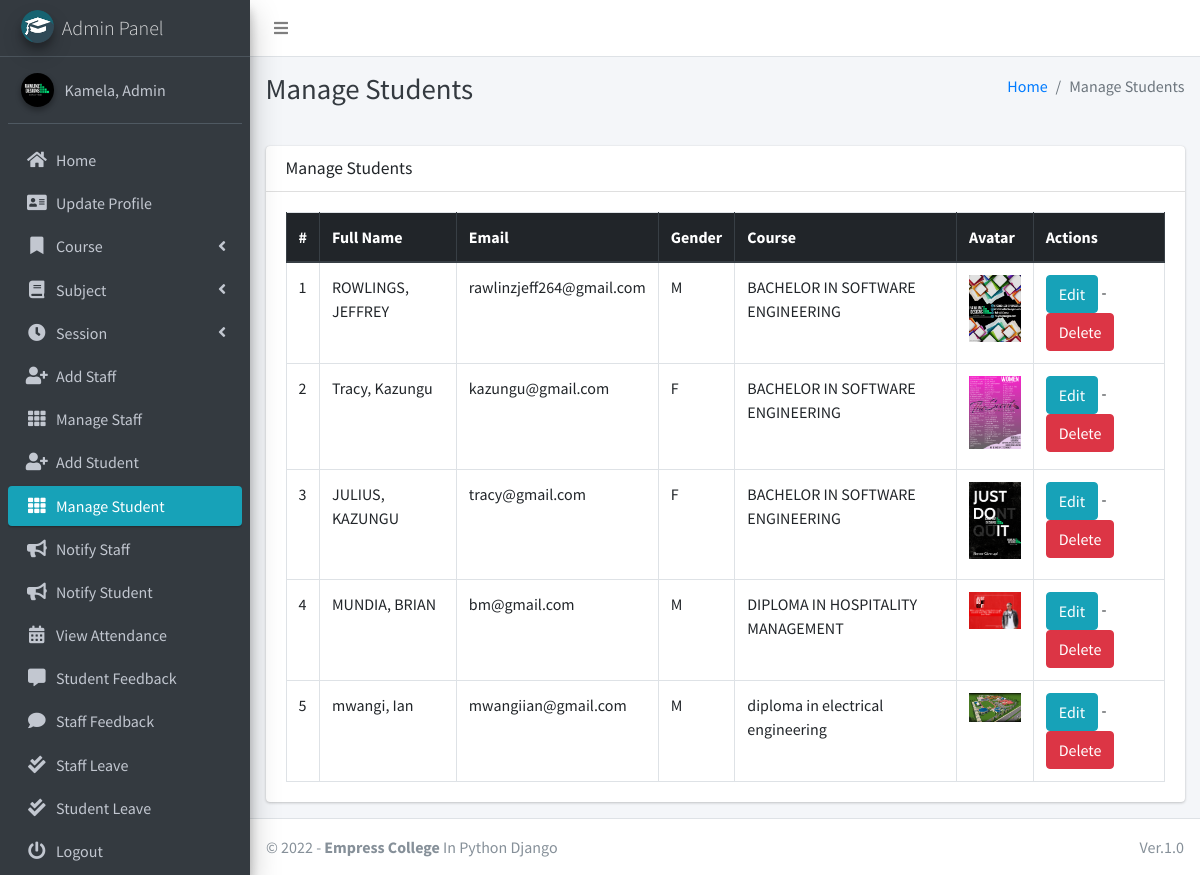
Page /student/manage/ (signed in) on the committed database.
### main_app/models.py (models this page shows, shortened)
class CustomUser(AbstractUser):
    USER_TYPE = ((1, "HOD"), (2, "Staff"), (3, "Student"))
    GENDER = [("M", "Male"), ("F", "Female")]
    username = None  # Removed username, using email instead
    email = models.EmailField(unique=True)
    user_type = models.CharField(default=1, choices=USER_TYPE, max_length=1)
    gender = models.CharField(max_length=1, choices=GENDER)
    profile_pic = models.ImageField()
    address = models.TextField()
    fcm_token = models.TextField(default="")  # For firebase notifications
    created_at = models.DateTimeField(auto_now_add=True)
    updated_at = models.DateTimeField(auto_now=True)
    USERNAME_FIELD = "email"
    REQUIRED_FIELDS = []
    objects = CustomUserManager()
    def __str__(self):
        return self.last_name + ", " + self.first_name

class Student(models.Model):
    admin = models.OneToOneField(CustomUser, on_delete=models.CASCADE)
    course = models.ForeignKey(Course, on_delete=models.DO_NOTHING, null=True, blank=False)
    session = models.ForeignKey(Session, on_delete=models.DO_NOTHING, null=True)

class Course(models.Model):
    name = models.CharField(max_length=120)
    created_at = models.DateTimeField(auto_now_add=True)
    updated_at = models.DateTimeField(auto_now=True)

### main_app/hod_views.py (the view)
# urls.py: path("student/manage/", hod_views.manage_student, name='manage_student'),
def manage_student(request):
    students = CustomUser.objects.filter(user_type=3)
    context = {
        'students': students,
        'page_title': 'Manage Students'
    }
    return render(request, "hod_template/manage_student.html", context)

### main_app/templates/hod_template/manage_student.html
{% extends 'main_app/base.html' %}
{% load static %}
{% block page_title %}{{page_title}}{% endblock page_title %}
{% block content %}
<section class="content">
    <div class="container-fluid">
        <div class="row">
            <div class="col-md-12">
                <div class="card">
                    <div class="card-header">
                        <h3 class="card-title">{{page_title}}</h3>
                    </div>
                    <div class="card-body">
                        <table id="example2" class="table table-bordered table-hover">
                            <thead class="thead-dark">
                                <tr>
                                    <th>#</th>
                                    <th>Full Name</th>
                                    <th>Email</th>
                                    <th>Gender</th>
                                    <th>Course</th>
                                    <th>Avatar</th>
                                    <th>Actions</th>
                                </tr>
                            </thead>
                            <tbody>
                                {% for student in students %}
                                <tr>
                                    <td>{{ forloop.counter }}</td>
                                    <td>{{student.last_name}}, {{student.first_name}}</td>
                                    <td>{{student.email}}</td>
                                    <td>{{student.gender}}</td>
                                    <td>{{student.student.course.name}}</td>
                                    <td>
                                        {% if student.profile_pic == ""  %}
                                        No Image
                                        {% else %}
                                        <img class="img img-fluid mb-2" height="56" width="56"
                                            src="{{student.profile_pic}}" alt="">
                                        {% endif %}
                                    </td>
                                    <td><a href="{% url 'edit_student' student.student.id %}" class="btn btn-info">Edit</a> -
                                        <a href="{% url 'delete_student' student.student.id %}" class="btn btn-danger" onclick="return confirm('Are you sure about this ?')">Delete</a>
                                    </td>
                                </tr>
                                {% endfor %}
                            </tbody>
                        </table>
                    </div>
                </div>
            </div>
        </div>
    </div>
</section>
{% endblock content %}

### main_app/templates/main_app/sidebar_template.html (shortened to what this page needs)
{% load static %}
<aside class="main-sidebar sidebar-dark-info elevation-4">
    {% if request.user.user_type == '1' %}
    <a href="{% url 'admin_home' %}" class="brand-link">
        <img src="{% static 'dist/img/cmsl.png' %} " alt="AdminLTE Logo"
            class="brand-image img-circle elevation-3" >
        <span class="brand-text font-weight-light">Admin Panel</span>
    </a>
    <div class="sidebar">
        <div class="user-panel mt-3 pb-3 mb-3 d-flex">
            <div class="image">
                <img src="{{ request.user.profile_pic}}" class="img-circle elevation-2" alt="User Image">
            </div>
            <div class="info">
                <a href="#" class="d-block">{{user}}</a>
            </div>
        </div>
        <nav class="mt-2">
            <ul class="nav nav-pills nav-sidebar flex-column" data-widget="treeview" role="menu" data-accordion="false">
                <li class="nav-item">
                    {% url 'admin_home' as admin_home %}
                    <a href="{{admin_home}}" class="nav-link {% if admin_home == request.path %} active {% endif %}">
                        <i class="nav-icon fas fa-home"></i>
                        <p>
                            Home
                        </p>
                    </a>
                </li>
                <li class="nav-item">
                    {% url 'admin_view_profile' as admin_view_profile %}
                    <a href="{{admin_view_profile}}"
                        class="nav-link {% if admin_view_profile == request.path %} active {% endif %}">
                        <i class="nav-icon fas fa-address-card"></i>
                        <p>
                            Update Profile
                        </p>
                    </a>
                </li>
                <li class="nav-item has-treeview">
                    <a href="#" class="nav-link">
                        <i class="nav-icon fas fa-bookmark"></i>
                        <p>
                            Course
                            <i class="fas fa-angle-left right"></i>
                        </p>
                    </a>
                </li>
                <li class="nav-item has-treeview">
                    <a href="#" class="nav-link">
                        <i class="nav-icon fas fa-book"></i>
                        <p>
                            Subject
                            <i class="fas fa-angle-left right"></i>
                        </p>
                    </a>
                </li>
                <li class="nav-item has-treeview">
                    <a href="#" class="nav-link">
                        <i class="nav-icon fas fa-clock"></i>
                        <p>
                            Session
                            <i class="fas fa-angle-left right"></i>
                        </p>
                    </a>
                </li>
                <li class="nav-item">
                    {% url 'add_staff' as add_staff %}
                    <a href="{{add_staff}}" class="nav-link {% if add_staff == request.path %} active {% endif %}">
                        <i class="nav-icon fas fa-user-plus"></i>
                        <p>
                            Add Staff
                        </p>
                    </a>
                </li>
                <li class="nav-item">
                    {% url 'manage_staff' as manage_staff %}
                    {% url 'edit_staff' staff_id as edit_staff %}
                    <a href="{{manage_staff}}"
                        class="nav-link {% if manage_staff == request.path or request.path == edit_staff %} active {% endif %}">
                        <i class="nav-icon fas fa-th"></i>
                        <p>
                            Manage Staff
                        </p>
                    </a>
                </li>
                <li class="nav-item">
                    {% url 'add_student' as add_student%}
                    <a href="{{add_student}}" class="nav-link  {% if add_student == request.path %} active {% endif %}">
                        <i class="nav-icon fas fa-user-plus"></i>
                        <p>
                            Add Student
                        </p>
                    </a>
                </li>
                <li class="nav-item">
                    {% url 'manage_student' as manage_student %}
                    {% url 'edit_student' student_id as edit_student %}
                    <a href="{{manage_student}}"
                        class="nav-link  {% if edit_student == request.path or manage_student == request.path %} active {% endif %}">
                        <i class="nav-icon fas fa-th"></i>
                        <p>
                            Manage Student
                        </p>
                    </a>
                </li>
                <li class="nav-item">
                    {% url 'admin_notify_staff' as admin_notify_staff %}
                    <a href="{{admin_notify_staff}}"
                        class="nav-link {% if admin_notify_staff == request.path %} active {% endif %}">
                        <i class="nav-icon fas fa-bullhorn"></i>
                        <p>
                            Notify Staff
                        </p>
                    </a>
                </li>
                <li class="nav-item">
                    {% url 'admin_notify_student' as admin_notify_student %}
                    <a href="{{admin_notify_student}}"
                        class="nav-link {% if admin_notify_student == request.path %} active {% endif %}">
                        <i class="nav-icon fas fa-bullhorn"></i>
                        <p>
                            Notify Student
                        </p>
                    </a>
                </li>
                <li class="nav-item">
                    {% url 'admin_view_attendance' as admin_view_attendance %}
                <li class="nav-item">
                    <a href="{{admin_view_attendance}}"
                        class="nav-link  {% if admin_view_attendance == request.path %} active {% endif %}">
                        <i class="nav-icon fas fa-calendar-alt"></i>
                        <p>
                            View Attendance
                        </p>
                    </a>
                </li>
                <li class="nav-item">
                    {% url 'student_feedback_message' as student_feedback_message %}
                    <a href="{{ student_feedback_message }}"
                        class="nav-link  {% if student_feedback_message == request.path %} active {% endif %}">
                        <i class="nav-icon fas fa-comment-alt"></i>
                        <p>
                            Student Feedback
                        </p>
                    </a>
                </li>
                <li class="nav-item">
                    {% url 'staff_feedback_message' as staff_feedback_message %}
                    <a href="{{staff_feedback_message}}"
                        class="nav-link   {% if staff_feedback_message == request.path %} active {% endif %}">
                        <i class="nav-icon fas fa-comment"></i>
                        <p>
                            Staff Feedback
                        </p>
                    </a>
                </li>
                <li class="nav-item">
                    {% url 'view_staff_leave' as view_staff_leave %}
                    <a href="{{view_staff_leave}}"
                        class="nav-link  {% if view_staff_leave == request.path %} active {% endif %}">
                        <i class="nav-icon fas fa-check-double"></i>
                        <p>
                            Staff Leave
                        </p>
                    </a>
                </li>
                <li class="nav-item">
                    {% url 'view_student_leave' as view_student_leave %}
                    <a href="{% url 'view_student_leave' %}"
                        class="nav-link  {% if view_student_leave == request.path %} active {% endif %}">
                        <i class="nav-icon fas fa-check-double"></i>
                        <p>
                            Student Leave
                        </p>
                    </a>
                </li>
                                        {% endif %}
                                        <li class="nav-item">
                                            <a href="{% url 'user_logout' %}"
                                                onclick="return confirm('Your session would be terminated.\n\nProceed?')"
                                                class="nav-link">
                                                <i class="nav-icon fas fa-power-off"></i>
                                                <p>
                                                    Logout
                                                </p>
                                            </a>
                                        </li>
                                    </ul>
                                </nav>
                            </div>
</aside>

### rows in the picture
CustomUser: last_name+first_name "Kamela, Admin"
CustomUser: last_name "ROWLINGS", first_name "JEFFREY", email "rawlinzjeff264@gmail.com", gender "M", student.course.name "BACHELOR IN SOFTWARE ENGINEERING", profile_pic (picture)
CustomUser: last_name "Tracy", first_name "Kazungu", email "kazungu@gmail.com", gender "F", student.course.name "BACHELOR IN SOFTWARE ENGINEERING", shows a picture
CustomUser: last_name "JULIUS", first_name "KAZUNGU", email "tracy@gmail.com", gender "F", student.course.name "BACHELOR IN SOFTWARE ENGINEERING", shows a picture
CustomUser: last_name "MUNDIA", first_name "BRIAN", email "bm@gmail.com", gender "M", student.course.name "DIPLOMA IN HOSPITALITY MANAGEMENT", shows a picture
CustomUser: last_name "mwangi", first_name "Ian", email "mwangiian@gmail.com", gender "M", student.course.name "diploma in electrical engineering", profile_pic (picture)

### other values in the picture
{{ page_title }} "Manage Students"
